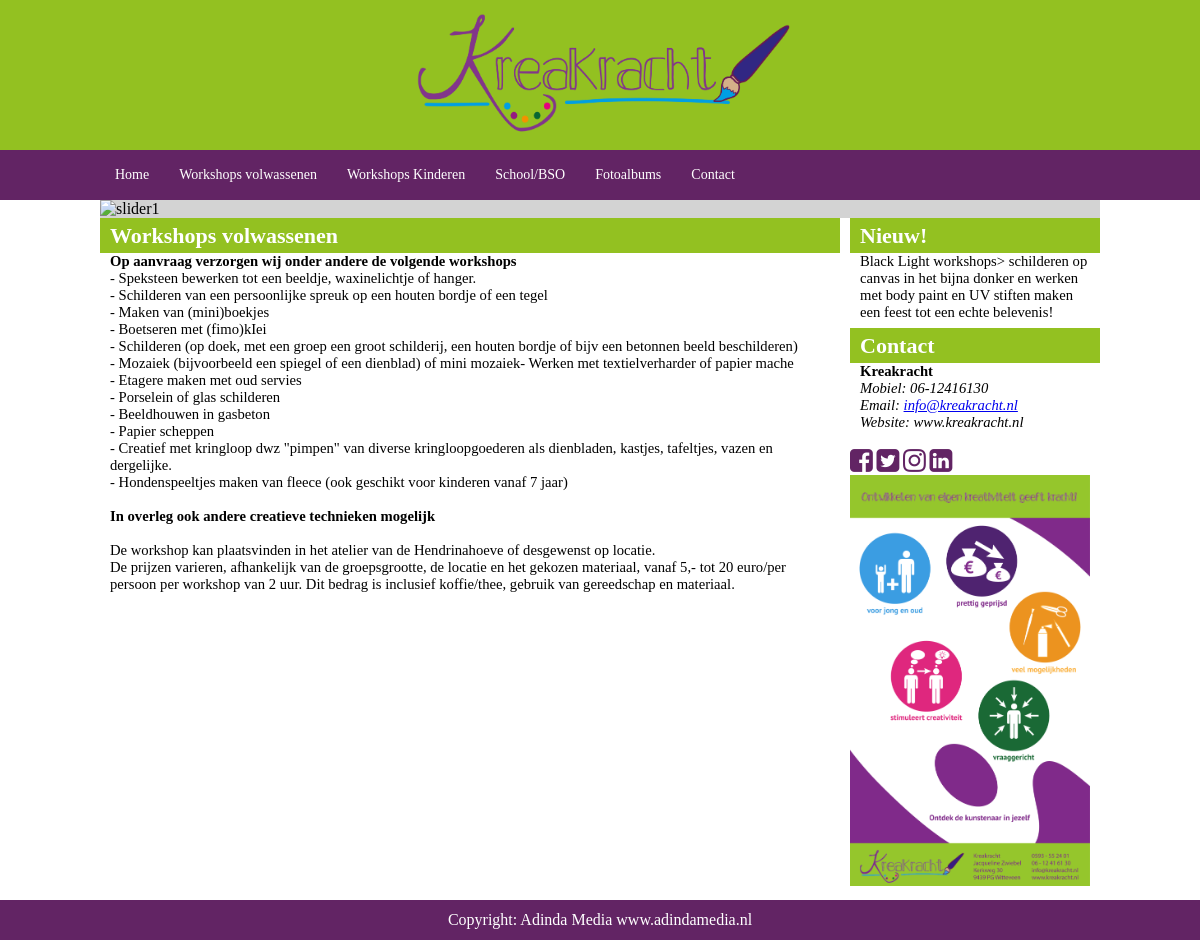
The app's page /kreakracht.nl/public_html/volwassenen.php with its own data.
### tables this page shows
CREATE TABLE IF NOT EXISTS `volwassenen` (
  `paginaID` int(11) NOT NULL,
  `kop1` varchar(100) DEFAULT NULL,
  `text1` longtext
);

CREATE TABLE IF NOT EXISTS `menurechts` (
  `paginaID` int(11) NOT NULL,
  `kop1` varchar(100) DEFAULT NULL,
  `text1` longtext,
  `kop2` varchar(100) DEFAULT NULL,
  `text2` longtext
);

CREATE TABLE IF NOT EXISTS `footer` (
  `paginaID` int(11) NOT NULL,
  `kop1` varchar(100) DEFAULT NULL
);

### kreakracht.nl/public_html/volwassenen.php (the view, shortened to what this page needs)
<!DOCTYPE html>
<?php
include ('cms/db_include.php');
if ($conn === FALSE)
			{
				echo "<p>Unable to connect to the database server.</p>" . "<p>Error code " . mysqli_errno() . ": " . mysqli_error() . "</p>";
			} else
			{
				$TableName = "volwassenen";
				if (!mysqli_select_db($conn, $DBName))
				{
					echo "<p>Unable to connect to the " . $DBName . " database!!!</p>";
				}
				else
				{
					$SQLstring = "SELECT * FROM $TableName";
					$sql = mysqli_query($conn, $SQLstring);
					$Message = mysqli_fetch_array($sql);
					if ($Message === FALSE)
					{
						echo "Unable to execute the query." . "Error code " . mysqli_errno() . ": " . mysqli_error() . "";
					} else if (mysqli_num_rows($sql) == 0)
					{
						$value1 = "Geen gegevens";
						$value2 = "Geen gegevens";
					} else
					{
						$value1 = $Message['kop1'];
						$value2 = $Message['text1'];
					}
				}
			}
?>
<html>
	<head>
		<link rel="stylesheet" type="text/css" href="style.css">
	</head>
	<body>
	<div id="maincontainer">
		<?php
			include 'include_header.php';
			include 'include_menu.php';
			include 'include_slider.php';
		?>
		<div class="content">
			<div class="content2">
			 <div class="content2a">
			 <h2 class="contentKop"><?php echo $value1 ?></h2>
				 <p><?php echo $value2 ?>
				  </p>
				</div>
			<div class="content2b">
			 <?php
			include 'includeMenuRechts.php';
		?>
			</div>
			</div>
		</div>
		<?php
			include 'include_footer.php';
		?>
	</div>
	</body>
</html>

### kreakracht.nl/public_html/includeMenuRechts.php
<!DOCTYPE html>
<?php
include ('cms/db_include.php');
if ($conn === FALSE)
			{
				echo "<p>Unable to connect to the database server.</p>" . "<p>Error code " . mysqli_errno() . ": " . mysqli_error() . "</p>";
			} else
			{
				$TableName = "menurechts";
				if (!mysqli_select_db($conn, $DBName))
				{
					echo "<p>Unable to connect to the " . $DBName . " database!!!</p>";
				}
				else
				{
					$SQLstring = "SELECT * FROM $TableName";
					$sql = mysqli_query($conn, $SQLstring);
					$Message = mysqli_fetch_array($sql);
					if ($Message === FALSE)
					{
						echo "Unable to execute the query." . "Error code " . mysqli_errno() . ": " . mysqli_error() . "";
					} else if (mysqli_num_rows($sql) == 0)
					{
						$value1 = "Geen gegevens";
						$value2 = "Geen gegevens";
						$value3 = "Geen gegevens";
						$value4 = "Geen gegevens";
					} else
					{
						$value1 = $Message['kop1'];
						$value2 = $Message['text1'];
						$value3 = $Message['kop2'];
						$value4 = $Message['text2'];
					}
				}
			}
?>
<h2 class="contentKop"><?php echo $value1 ?> </h2>
			 <p><?php echo $value2 ?>
			 </p><br>
			 <h2 class="contentKop"><?php echo $value3 ?> </h2>
			 <p><?php echo $value4 ?>
			 </p><br>
			<a href="https://www.facebook.com/KreaKracht" target="_blank"><i class="fa fa-facebook-square" aria-hidden="true"></i></a>
			 <a href="https://twitter.com/kreakracht" target="_blank"><i class="fa fa-twitter-square" aria-hidden="true"></i></a>
			 <a href="https://www.instagram.com/kreakracht" target="_blank"><i class="fa fa-instagram" aria-hidden="true"></i></a>
			 <a href="https://www.linkedin.com/in/jacquelinezwiebel" target="_blank"><i class="fa fa-linkedin-square" aria-hidden="true"></i></a><br>
			 <img src="img/geeftkracht.png" width="240px">

### kreakracht.nl/public_html/include_footer.php
<!DOCTYPE html>
<?php
include ('cms/db_include.php');
if ($conn === FALSE)
			{
				echo "<p>Unable to connect to the database server.</p>" . "<p>Error code " . mysqli_errno() . ": " . mysqli_error() . "</p>";
			} else
			{
				$TableName = "footer";
				if (!mysqli_select_db($conn, $DBName))
				{
					echo "<p>Unable to connect to the " . $DBName . " database!!!</p>";
				}
				else
				{
					$SQLstring = "SELECT * FROM $TableName";
					$sql = mysqli_query($conn, $SQLstring);
					$Message = mysqli_fetch_array($sql);
					if ($Message === FALSE)
					{
						echo "Unable to execute the query." . "Error code " . mysqli_errno() . ": " . mysqli_error() . "";
					} else if (mysqli_num_rows($sql) == 0)
					{
						$value1 = "Geen gegevens";
					} else
					{
						$value1 = $Message['kop1'];
					}
				}
			}
?>
<div class="footer">
	<div class="footer2">
		<p><?php echo $value1 ?></p>
	</div>
</div>

### kreakracht.nl/public_html/style.css (style rules this page uses)
* { margin : 0; padding : 0; }
#maincontainer { width: 100%; height: 100%; }
.content { width: 100%; height: auto; float: left; }
.content2 { width: 1000px; height: auto; margin:auto; }
.content2a { width: 730px; height: auto; float: left; font-size: 11pt; padding-top: 10px; padding-bottom :10px; padding-right: 10px; font-family: Tahoma; }
.content2b { width: 240px; height: auto; float: left; font-size: 11pt; padding: 10px; font-family: Tahoma; }
.content2a p { padding-left: 10px; }
.content2b p { padding-left: 10px; }
.contentKop { background-color: #93c121; padding-left: 10px; margin-top: -10px; z-index: 2; width: 100%; height: 35px; position: relative; color: White; font-family: Tahoma; line-height: 35px; }
.footer { width: 100%; height: 40px; background-color: #622464; float: left; }
.footer2 { width: 1000px; height:40px; margin:auto; color: white; text-align: center; line-height: 40px; font-family: Tahoma; }
.fa { font-size: 20pt; }
.fa-facebook-square { color: #622464; }
.fa-twitter-square { color: #622464; }
.fa-linkedin-square { color: #622464; }
.fa-instagram { color: #622464; }

### records on screen
volwassenen: kop1 "Workshops volwassenen", text1 "Op aanvraag verzorgen wij onder andere de volgende workshops - Speksteen bewerken tot een beeldje, waxinelichtje of hanger. - Schilderen van een persoonlijke spreuk op een houten bordje of een tegel - Maken van (mini)boekjes - Boetseren met (fimo)kIei - Schilderen (op doek, met een groep een groot schilderij, een houten bordje of bijv een betonnen beeld beschilderen) - Mozaiek (bijvoorbeeld een spiegel of een dienblad) of mini mozaiek- Werken met textielverharder of papier mache - Etagere maken met oud servies - Porselein of glas schilderen - Beeldhouwen in gasbeton - Papier scheppen - Creatief met kringloop dwz \"pimpen\" van diverse kringloopgoederen als dienbladen, kastjes, tafeltjes,…"
menurechts: kop1 "Nieuw!", text1 "Black Light workshops> schilderen op canvas in het bijna donker en werken met body paint en UV stiften maken een feest tot een echte belevenis!", kop2 "Contact", text2 "Kreakracht Mobiel: 06-12416130 Email: info@kreakracht.nl Website: www.kreakracht.nl"
footer: kop1 "Copyright: Adinda Media www.adindamedia.nl"
